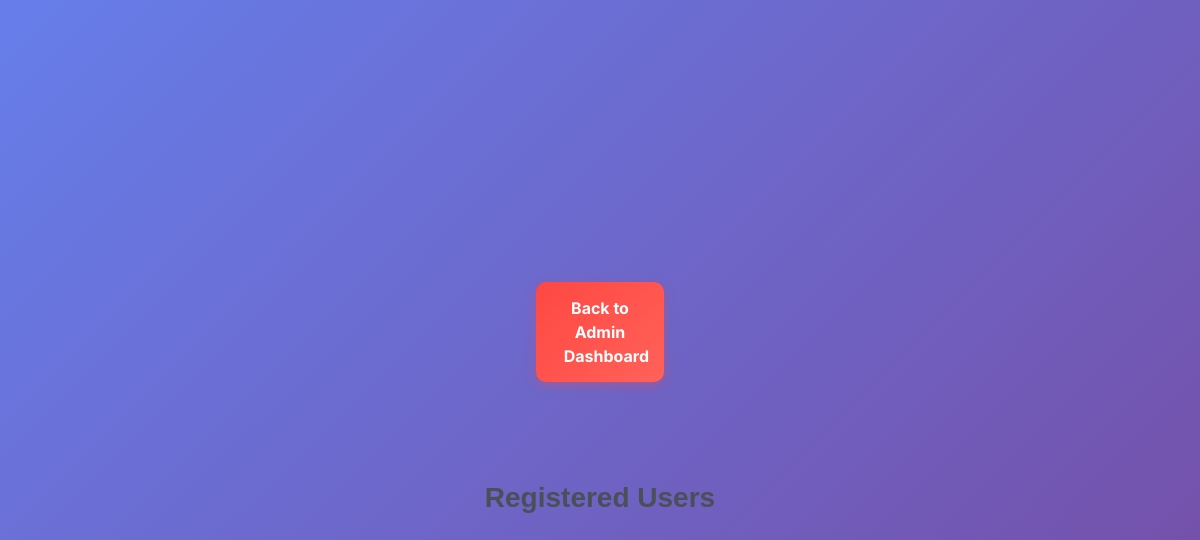
Page /applicant_info on the earlier database version.
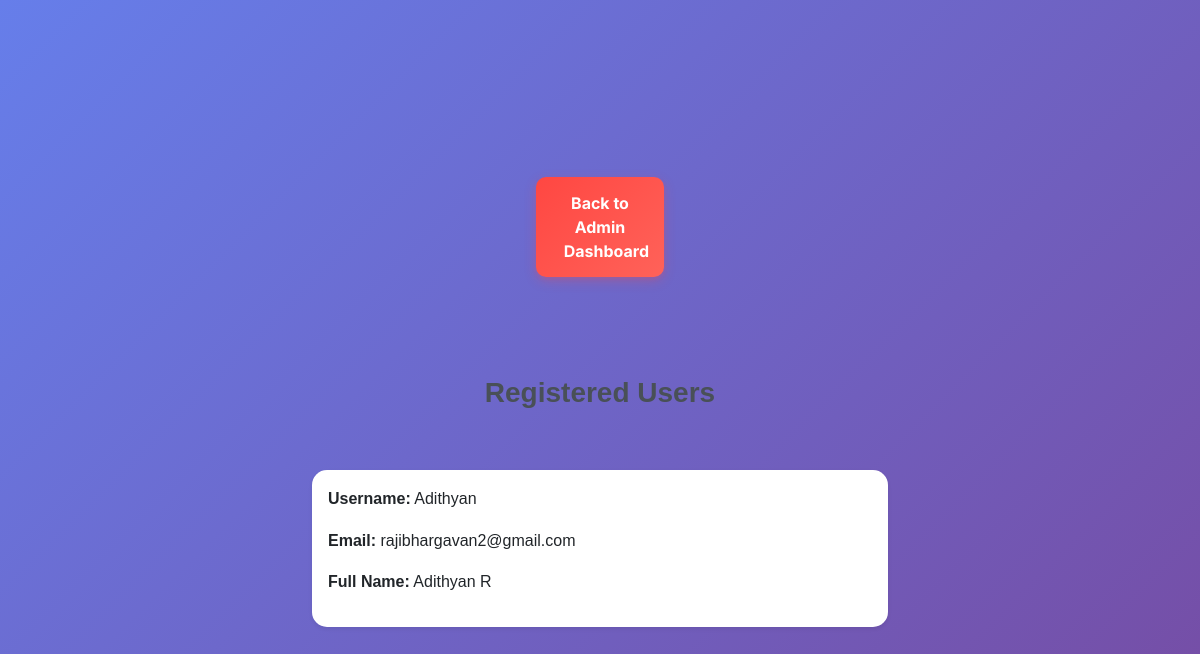
Same page on the later database version.
### app.py (models this page shows, shortened)
class User(db.Model):
    id = db.Column(db.Integer, primary_key=True)
    role = db.Column(db.String(10), nullable=False)  # 'user' or 'admin'
    username = db.Column(db.String(20), unique=True, nullable=False)
    email = db.Column(db.String(120), unique=True, nullable=True)
    full_name = db.Column(db.String(100), nullable=True)
    password_hash = db.Column(db.String(128), nullable=False)
    applied_jobs = db.relationship('AppliedJob', back_populates='user')

### app.py (the view)
@app.route('/applicant_info')
def applicant_info():
    u_info = User.query.all()
    return render_template('admn_func/userinfo.html', users=u_info)

### templates/admn_func/userinfo.html (shortened to what this page needs)
<!DOCTYPE html>
<html lang="en">
<head>
    <link href="https://cdn.jsdelivr.net/npm/bootstrap@5.3.7/dist/css/bootstrap.min.css" rel="stylesheet">
    <link rel="stylesheet" href="{{ url_for('static', filename='css/style.css') }}">
</head>
<body>
    <div style="text-align:center">
        <form action="{{ url_for('admin_dashboard', uname=uname) }}" method="GET">
            <button type="submit">Back to Admin Dashboard</button>
        </form>
    </div>
    <br><br>
    <div class="container mt-5">
        <h3 class="mb-4">Registered Users</h3>
        {% for user in users %}
            {% if user.username != 'admin' %}
                <div class="card shadow-sm p-3 mb-3">
                    <p><b>Username:</b> {{ user.username }}</p>
                    <p><b>Email:</b> {{ user.email }}</p>
                    <p><b>Full Name:</b> {{ user.full_name }}</p>
                </div>
            {% endif %}
        {% endfor %}
    </div>
</body>
</html>

Differences in the rows shown:
added User: username "Adithyan", email "rajibhargavan2@gmail.com", full_name "Adithyan R"
